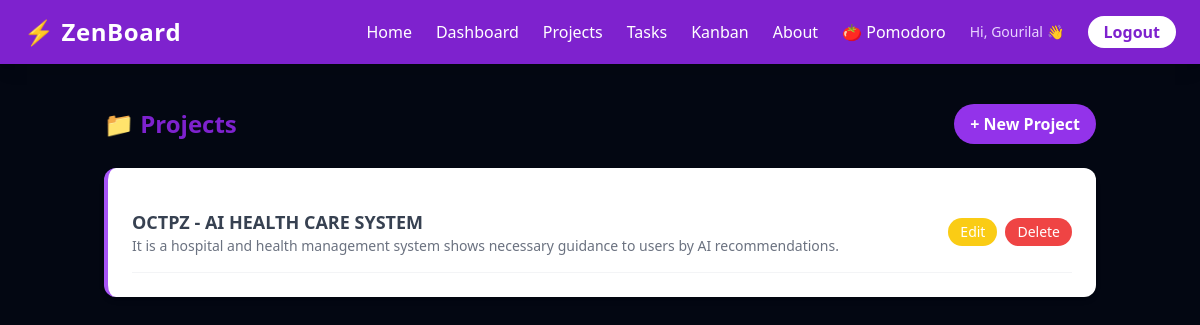
Before: /projects/ (signed in) with the older database file.
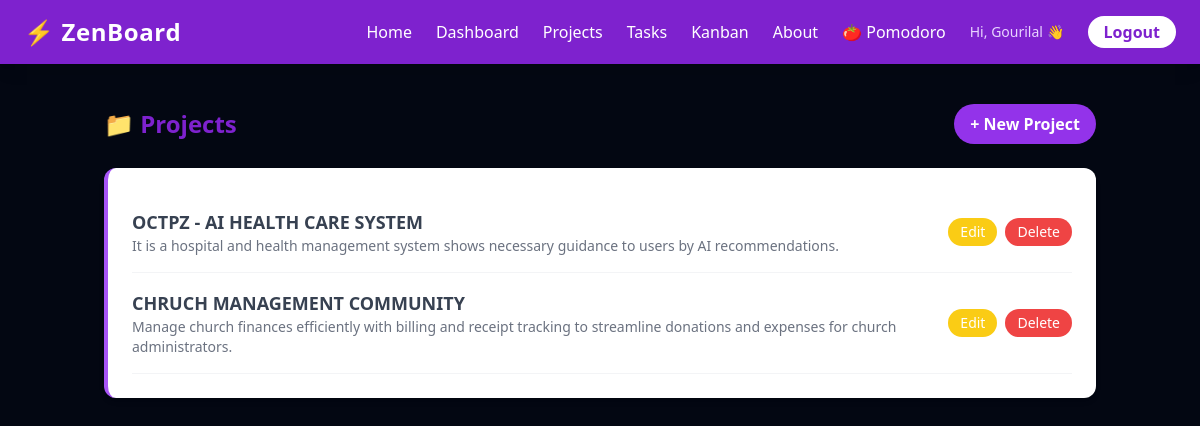
After: the same page with the newer database file.
### tasks/models.py (models this page shows, shortened)
class Project(models.Model):
    name = models.CharField(max_length=200)
    description = models.TextField(blank=True)
    owner = models.ForeignKey(User, on_delete=models.CASCADE)
    created_at = models.DateTimeField(auto_now_add=True)

### tasks/views.py (the view)
# urls.py: path('projects/', views.project_list, name='project_list'),
@login_required
def project_list(request):
    projects = Project.objects.filter(owner=request.user)
    return render(request, 'tasks/project_list.html', {'projects': projects})

### templates/tasks/project_list.html (shortened to what this page needs)
{% extends 'tasks/base.html' %}
{% block content %}
    <div class="flex justify-between items-center mb-6">
        <h2 class="text-2xl font-bold text-purple-700">📁 Projects</h2>
        <a href="{% url 'project_create' %}" class="bg-purple-600 text-white px-4 py-2 rounded-full font-semibold hover:bg-purple-700 transition">
            + New Project
        </a>
    </div>
    <div class="bg-white rounded-xl shadow-md p-6 border-l-4 border-purple-500">
        {% for project in projects %}
            <div class="border-b border-gray-100 py-4 flex justify-between items-center">
                <div>
                    <p class="font-semibold text-gray-700 text-lg">{{ project.name }}</p>
                    <p class="text-gray-500 text-sm">{{ project.description }}</p>
                </div>
                <div class="flex gap-2">
                    <a href="{% url 'project_edit' project.id %}" class="bg-yellow-400 text-white px-3 py-1 rounded-full text-sm hover:bg-yellow-500 transition">Edit</a>
                    <a href="{% url 'project_delete' project.id %}" class="bg-red-500 text-white px-3 py-1 rounded-full text-sm hover:bg-red-600 transition">Delete</a>
                </div>
            </div>
        {% empty %}
            <p class="text-gray-400">No projects yet. Create one!</p>
        {% endfor %}
    </div>
{% endblock %}

Changed rows visible on the page:
added Project: name "CHRUCH MANAGEMENT COMMUNITY", description "Manage church finances efficiently with billing and receipt tracking to streamline donations and expenses for church administrators."
